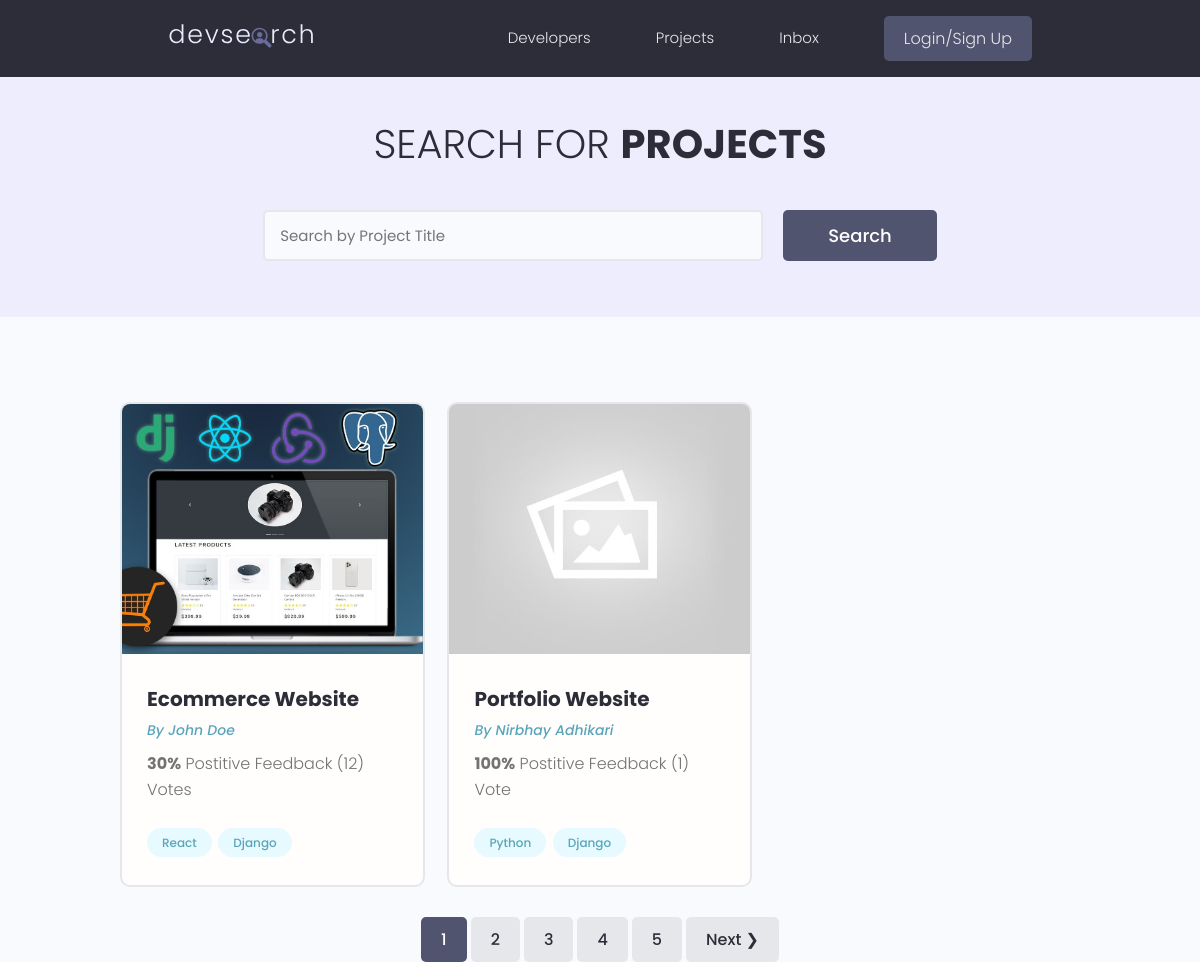
/projects/, run on the app's committed database.
### projects/models.py (models this page shows, shortened)
class Project(models.Model):
    owner= models.ForeignKey(Profile, null=True, blank=True, on_delete=models.SET_NULL )
    title= models.CharField(max_length=200)
    description= models.TextField(null=True, blank=True)
    featured_image= models.ImageField(null=True, blank=True, default='default.jpg')
    demo_link= models.CharField(max_length=2000, null=True, blank=True)
    source_link= models.CharField(max_length=2000, null=True, blank=True)
    tags=models.ManyToManyField('Tag', blank=True)
    vote_total= models.IntegerField(default=0, null=True, blank=True)
    vote_ratio=models.IntegerField(default=0, null=True, blank=True)
    created= models.DateTimeField(auto_now_add=True)
    id= models.UUIDField(default=uuid.uuid4, unique=True, primary_key=True, editable=False)
    class Meta:
        ordering = ['created']

class Tag(models.Model):
    name= models.CharField(max_length=200)
    created= models.DateTimeField(auto_now_add=True)
    id= models.UUIDField(default=uuid.uuid4, unique=True,
                        primary_key=True, editable=False)
    def __str__(self):
        return self.name

### users/models.py (models this page shows, shortened)
class Profile(models.Model):
    user= models.OneToOneField(User, on_delete=models.CASCADE, null=True, blank=True)
    name= models.CharField(max_length=200, blank=True, null=True)
    email= models.EmailField(max_length=500, blank=True, null=True)
    username= models.CharField(max_length=200, blank=True, null=True)
    location= models.CharField(max_length=200, blank=True, null=True)
    short_intro=models.CharField(max_length=200, blank=True, null=True)
    bio=models.TextField(blank=True, null=True)
    profile_image=models.ImageField(null=True, blank=True, upload_to= 'profiles/', default='profiles/user-default.png')
    social_github= models.CharField(max_length=200, blank=True, null=True)
    social_twitter= models.CharField(max_length=200, blank=True, null=True)
    social_linkedin= models.CharField(max_length=200, blank=True, null=True)
    social_youtube= models.CharField(max_length=200, blank=True, null=True)
    social_website= models.CharField(max_length=200, blank=True, null=True)
    created= models.DateTimeField(auto_now_add=True)
    id= models.UUIDField(default=uuid.uuid4, unique=True, primary_key=True, editable=False)

### projects/views.py (the view)
# urls.py: path('projects/', include('projects.urls')),
def projects(request):
    projects, search_query= searchProjects(request)
    custom_range, projects = paginateProjects(request, projects, 2)
    context={'projects':projects, 'search_query': search_query, 'custom_range':custom_range}
    return render(request, 'projects/projects.html',context)

### projects/utils.py (called while the page is built)
def paginateProjects(request, projects, results):
    page= request.GET.get('page')
    paginator= Paginator(projects, results)
    try:
        projects= paginator.page(page)
    except PageNotAnInteger:
        page=1
        projects= paginator.page(page)
    except EmptyPage:
        page=paginator.num_pages
        projects= paginator.page(page)
    leftIndex=(int(page)-4)
    if leftIndex<1:
        leftIndex=1
    rightIndex= (int(page) + 5)
    if rightIndex > paginator.num_pages:
        rightIndex = paginator.num_pages + 1
    custom_range=range(leftIndex, rightIndex)
    return custom_range, projects

def searchProjects(request):
        search_query=''
        if request.GET.get('search_query'):
            search_query = request.GET.get('search_query')
        tags=Tag.objects.filter(name__icontains=search_query)
        projects= Project.objects.distinct().filter(
            Q(title__icontains=search_query) |
            Q(description__icontains= search_query) |
            Q(owner__name__icontains=search_query) |
            Q(tags__in=tags)
        )
        return projects, search_query

### projects/templates/projects/projects.html (shortened to what this page needs)
{% extends 'main.html' %}
{% block content %}
<main class="projects">
    <section class="hero-section text-center">
        <div class="container container--narrow">
            <div class="hero-section__box">
                <h2>Search for <span>Projects</span></h2>
            </div>
            <div class="hero-section__search">
                <form id="searchForm" class="form" action="{% url 'projects' %}" method="get">
                    <div class="form__field">
                        <input class="input input--text" id="formInput#search" type="text" name="search_query"
                          value="{{search_query}}"  placeholder="Search by Project Title" />
                    </div>
                    <input class="btn btn--sub btn--lg" type="submit" value="Search" />
                </form>
            </div>
        </div>
    </section>
    <section class="projectsList">
        <div class="container">
            <div class="grid grid--three">
                {% for project in projects %}
                <div class="column">
                    <div class="card project">
                        <a href="{% url 'project' project.id %}" class="project">
                            <img class="project__thumbnail" src="{{project.featured_image.url}}" alt="project thumbnail" />
                            <div class="card__body">
                                <h3 class="project__title">{{project.title}}</h3>
                                <p><a class="project__author" href="{% url 'user-profile' project.owner.id %}">By {{project.owner.name}}</a></p>
                                <p class="project--rating">
                                    <span style="font-weight: bold;">{{project.vote_ratio}}%</span> Postitive
                                    Feedback ({{project.vote_total}})  Vote{{project.vote_total|pluralize:"s"}}
                                </p>
                                <div class="project__tags">
                                    {% for tag in project.tags.all %}
                                    <span class="tag tag--pill tag--main">
                                        <small>{{tag}}</small>
                                    </span>
                              {% endfor %}
                                </div>
                            </div>
                        </a>
                    </div>
                </div>
    {% endfor %}
            </div>
        </div>
    </section>
{% include 'pagination.html' with queryset=projects custom_range=custom_range %}
</main>
{% endblock content %}

### static/styles/app.css (style rules this page uses)
:root { --color-sub: #2d2d39; }
.btn--sub { background-color: var(--color-sub-light); }
.card { border: 2px solid var(--color-light); }
img { width: 100%; }
.hero-section { height: 40vh; display: flex; align-items: center; background-color: var(--color-sub); }
.hero-section__box { margin-bottom: 4rem; }
.hero-section__box > h2, .hero-section__box > h2 > span { font-size: 4rem; color: var(--color-light); line-height: 1.3; text-transform: uppercase; }
.hero-section__box > h2 { font-weight: 300; }
.hero-section__box > h2 > span { font-weight: 700; }
.hero-section__search > .form { display: flex; align-items: center; justify-content: center; gap: 2rem; }
.hero-section__search > .form input.input--text { width: 50rem; }
.project__author { font-size: 1.4rem; font-style: italic; }
.project--rating { margin-bottom: 1.6em; margin-top: .5em; }
.projects > .hero-section { background: var(--color-sub-lighter); height: 30vh; }
.projects .hero-section__box { margin-bottom: 2.5rem; }
.projects .hero-section__box > h2 { color: var(--color-sub); }
.projects .hero-section__box > h2 > span { font-weight: 700; color: var(--color-sub); }
.projectsList { margin-top: 8rem; }
.project__thumbnail { height: 25rem; object-fit: cover; object-position: top center; }
.project__title { font-size: 2rem; font-weight: 700; color: var(--color-sub); }

### static/uikit/styles/modules/_variables.css (style rules this page uses)
:root { --color-main: #5aa5b9; --color-main-light: #e6faff; --color-sub: #3f4156; --color-sub-light: #51546e; --color-sub-lighter: #ededfd; --color-text: #737373; --color-gray: #8b8b8b; --color-light: #e5e7eb; --color-light-gray: #767676; --color-bg: #f8fafd; --color-white: #fffefd; --color-white-light: #f3f3f3; --color-success: #359e64; --color-success-bg: #def8e8; --color-error: #fc4b0b; --color-error-bg: #fff2ee; --font-base: 'Poppins', arial, helvetica, 'Segoe UI', roboto, ubuntu, sans-serif; --font-monospace: 'Fira Code', 'Courier New', courier, monospace; --font-regular: 300; --font-medium: 500; --font-bold: 700; --generic-shadow: 1px 1px 5px #00000010; --generic-transition: all 0.3s ease-in-out; }

### static/uikit/styles/modules/_base.css (style rules this page uses)
* { margin: 0; padding: 0; box-sizing: border-box; text-rendering: optimizeLegibility; color: inherit; font-size: inherit; }
html { font-size: 50%; }
@media only screen and (min-width: 480px) { html { font-size: 56.25%; } }
@media only screen and (min-width: 1200px) { html { font-size: 62.5%; } }
body { line-height: 1.6; font-weight: 400; font-size: 1.5rem; color: var(--color-text); background-color: var(--color-bg); min-height: 100vh; }

### static/uikit/styles/modules/_typography.css (style rules this page uses)
* { font-family: var(--font-base); }
h2 { font-size: 3.6rem; font-weight: var(--font-bold); }
h3 { font-size: 3.2rem; font-weight: var(--font-medium); }
p, span, strong { font-size: 1.6rem; color: var(--color-text); font-weight: var(--font-regular); }
a { padding-bottom: 2px; text-decoration: none; display: inline-block; color: var(--color-main); font-weight: var(--font-medium); }

### static/uikit/styles/modules/_utilities.css (style rules this page uses)
.container { width: 92%; max-width: 165rem; margin: 0 auto; box-sizing: border-box; }
.container--narrow { width: 92%; max-width: 120rem; }
@media screen and (min-width: 1000px) { .container { width: 90%; } }
@media screen and (min-width: 1000px) { .container--narrow { width: 85%; } }
@media screen and (min-width: 1200px) { .container { width: 80%; } }
@media screen and (min-width: 1200px) { .container--narrow { width: 72%; } }
.text-center { text-align: center; }

### static/uikit/styles/modules/_button.css (style rules this page uses)
.btn { display: inline-block; position: relative; cursor: pointer; background-color: var(--color-light); font-weight: var(--font-medium); color: var(--color-sub); text-decoration: none; padding: 1rem 2rem; border-radius: 0.5rem; border: none; width: -webkit-fit-content; width: -moz-fit-content; width: fit-content; height: -webkit-fit-content; height: -moz-fit-content; height: fit-content; font-size: 1.6rem; outline-width: 0; outline-color: transparent; -webkit-backface-visibility: hidden; backface-visibility: hidden; transition: all 0.3s ease-in-out; }
.btn--sub { background-color: var(--color-sub); color: var(--color-white); }
.btn--lg { font-size: 1.8rem; padding: 1.2rem 4.5rem; }

### static/uikit/styles/modules/_card.css (style rules this page uses)
.card { border-radius: 1rem; background-color: var(--color-white); border: 1.5px solid var(--color-light); width: auto; height: auto; margin-top: 0.5rem; margin-bottom: 0.5rem; overflow: hidden; }
.card__body, .card__header { padding: 2rem 2.5rem; }

### data on the page
Project: featured_image (picture), title "Ecommerce Website", owner.name "John Doe", vote_ratio "30", vote_total "12"
Tag: name "React"
Tag: name "Django"
Project: featured_image (placeholder picture), title "Portfolio Website", owner.name "Nirbhay Adhikari", vote_ratio "100", vote_total "1"
Tag: name "Python"

### other printed values
{{ page }} "1"
{{ page }} "2" "3" "4" "5"
